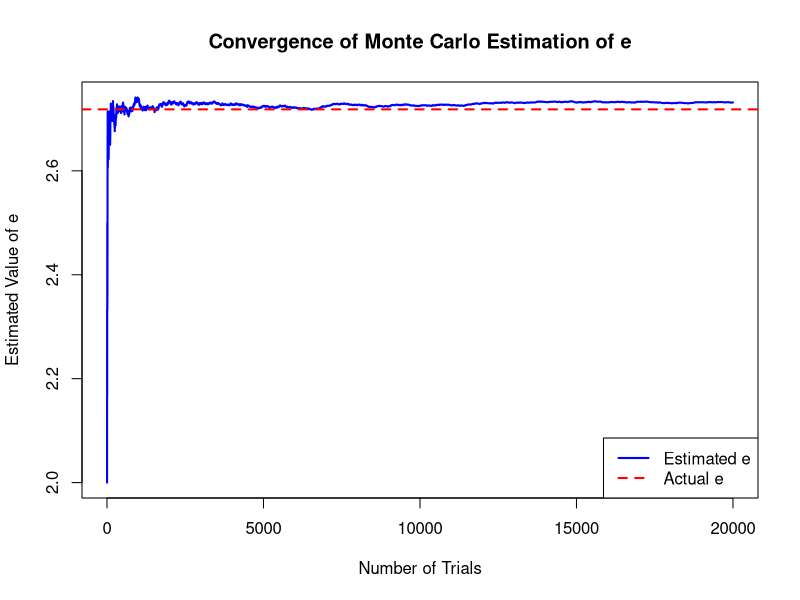

This chart was generated by the following R code:
#monte carlo estimating e 

e_estimation = function(num_of_trials) { #defining function to estimate e 
  counts = numeric(num_of_trials) #defining the number of counts as the number of trials 
  cumulative_averages <- numeric(num_of_trials) #defining cumulative averages 
  for (i in 1:num_of_trials) { #setting a for loop 
    sum = 0 #initializing sum 
    count = 0 #initializing count 
    
    while (sum <= 1) { #if the sum <= 1, we will add a number between 0 and 1 to the sum 
      sum = sum + runif(1)
      count <- count + 1 #incrementing count
    }
    
    counts[i] <- count
    cumulative_averages[i] <- mean(counts[1:i]) #cum average is the mean of the counts 
  }
    plot(cumulative_averages, type = 'l', col = 'blue', lwd = 2, #plotting graph to see estimated e's behaviour 
         xlab = "Number of Trials", ylab = "Estimated Value of e",
         main = "Convergence of Monte Carlo Estimation of e")
    abline(h = exp(1), col = 'red', lwd = 2, lty = 2)
    legend("bottomright", legend = c("Estimated e", "Actual e"), col = c("blue", "red"), lty = 1:2, lwd = 2)
    
    return(cumulative_averages[num_of_trials])  # Returning the final estimate of e
}
  

set.seed(123) #for reproducility 
num_of_trials = 20000 #setting a large number of trials 
estimated_e = e_estimation(num_of_trials) 
print(estimated_e)


#t test simulation example 
n_sims <- 10000
n1 <- 400
n2 <- 600
true_diff = 0.5

p_values <- numeric(n_sims)
test_stats <- numeric(n_sims)
estimates <- numeric(n_sims)
rejections <- logical(n_sims)

for(i in 1:n_sims){
  
  #data being produced randomly from two different normal distributions 
  x1 <- rnorm(n1, mean = 0, sd = 1)
  x2 <- rnorm(n2, mean = 0.5, sd = 1)
  
  test_result <- t.test(x1, x2)
  
  p_values[i] <- test_result$p.value
  test_stats[i] <- test_result$statistic
  estimates[i] <- test_result$estimate[2] - test_result$estimate[1] 
  rejections[i] <- test_result$p.value < 0.05
  
}

bias <- mean(estimates - true_diff)

TPR <- mean(rejections)

mean_p_value <- mean(p_values)
mean_test_stat <- mean(test_stats)
power <- mean(p_values < 0.05)

print(mean_p_value)
print(mean_test_stat)
print(power)
print(TPR)
print(bias) 



